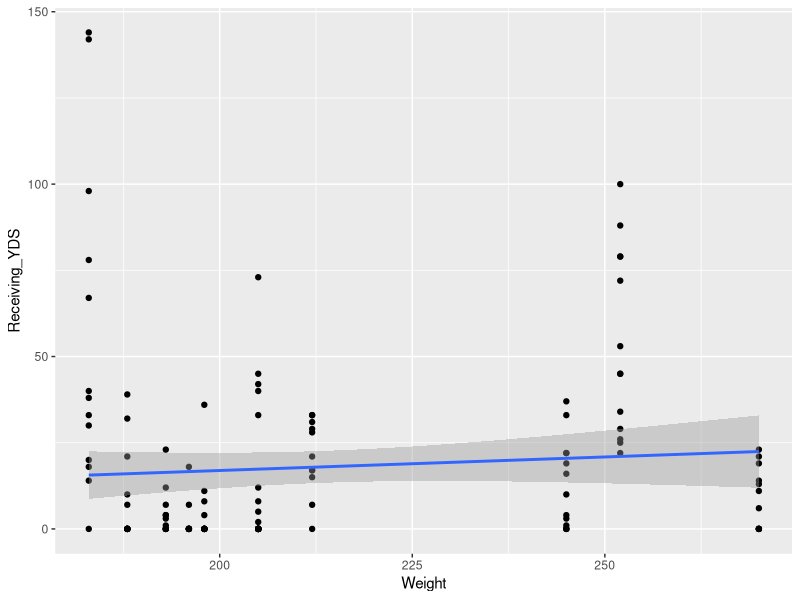

The R source for this figure:
library(tidyverse)
library(readxl)
setwd("/Users/chase/Desktop/RProjects/ds202/ds202_lab4")


defense <- read_excel('cyclonesFootball2019.xlsx', sheet='Defensive')
head(defense)
defense <- data.frame(defense)
defense$Name <- as.factor(defense$Name)
defense$Opponent_Opponent <- as.factor(defense$Opponent_Opponent)
head(defense)
defense <- defense %>% mutate_at(.vars=c(3:11), .funs= list(as.numeric))

biography <- read_excel('cyclonesFootball2019.xlsx', sheet='Biography')
biography <- data.frame(biography)

biography <- biography %>% separate(Height, sep = "-", into = c('Ft', 'inch'), remove = TRUE)  
biography$Ft <- as.numeric(biography$Ft)
biography$inch <- as.numeric(biography$inch)

biography$Height <- biography %>% transmute(inches = (Ft * 12) + inch)
biography <- biography %>% select(-c(3,4))
biography <- biography %>% mutate_at(.vars = c(1,2,4,5,6), .funs = funs(as.factor)) %>% mutate_at(.vars = c(3), .funs = funs(as.numeric))
head(biography)

colnames(biography)
colnames(defense)
biography$Hometown
biography <- biography %>% separate(Hometown, se = ", ", into = c("Home City", "Home State"))
biography

biography %>% add_count(`Home State`, name = "Players in State") %>% select(`Home State`, `Players in State`) %>% distinct()


#offense
offense <- read_excel('cyclonesFootball2019.xlsx', sheet='Offensive')
offense$Name <- as.factor(offense$Name)
offense$Opponent_Opponent <- as.factor(offense$Opponent_Opponent)
offense <-separate(offense, "Passing_CMP-ATT", into=c("Passing_CMP", "Passing_ATT"), sep="-\r\n ")
offense <- mutate_at(offense, .vars=c(3:13), .funs=list(as.numeric))

offClean <- offense
str(offClean)
offClean

offJoin <- biography %>% inner_join(offClean, by = 'Name')

library(ggplot2)
ggplot(data = offJoin, mapping = aes(Weight, Receiving_YDS)) + geom_point() +geom_smooth(method = 'lm')



